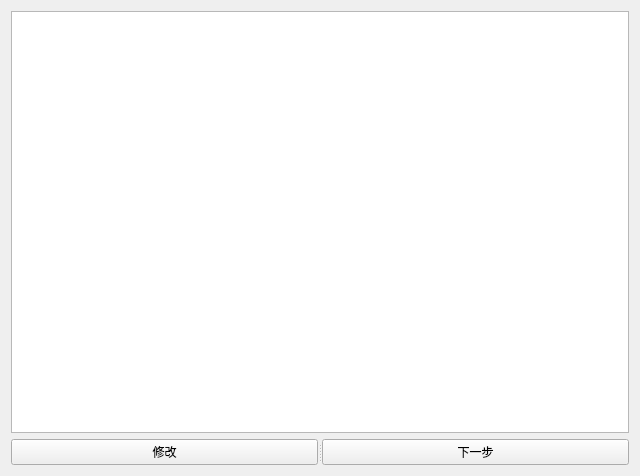
<?xml version="1.0" encoding="UTF-8"?>
<ui version="4.0">
 <class>Form</class>
 <widget class="QWidget" name="Form">
  <property name="geometry">
   <rect>
    <x>0</x>
    <y>0</y>
    <width>640</width>
    <height>476</height>
   </rect>
  </property>
  <property name="windowTitle">
   <string>Form</string>
  </property>
  <layout class="QGridLayout" name="gridLayout">
   <item row="0" column="0">
    <layout class="QVBoxLayout" name="verticalLayout">
     <item>
      <widget class="QListView" name="listView"/>
     </item>
     <item>
      <widget class="QSplitter" name="splitter">
       <property name="orientation">
        <enum>Qt::Horizontal</enum>
       </property>
       <widget class="QPushButton" name="pushButton">
        <property name="sizePolicy">
         <sizepolicy hsizetype="Expanding" vsizetype="Expanding">
          <horstretch>0</horstretch>
          <verstretch>0</verstretch>
         </sizepolicy>
        </property>
        <property name="text">
         <string>修改</string>
        </property>
       </widget>
       <widget class="QPushButton" name="pushButton_2">
        <property name="sizePolicy">
         <sizepolicy hsizetype="Expanding" vsizetype="Expanding">
          <horstretch>0</horstretch>
          <verstretch>0</verstretch>
         </sizepolicy>
        </property>
        <property name="text">
         <string>下一步</string>
        </property>
       </widget>
      </widget>
     </item>
    </layout>
   </item>
  </layout>
 </widget>
 <resources/>
 <connections/>
</ui>
